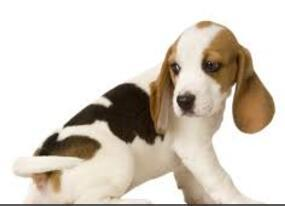
%> input picture image_compess/start.jpg, 285 x 206 px
$ octave wave_compress.m   (GNU Octave 9; MATLAB toolbox functions it lacks are replaced by stand-ins)
%> lines starting %> are read from the running program, lines starting %| are printed output that depends on the picture
img_src = imread('start.jpg')
%> img_src is the input picture: size 206x285x3 uint8; mean R, G, B 214.7, 206.7, 196.4
L=img_src;
L=double(L);
Xrgb=0.2990*L(:,:,1)+0.5870*L(:,:,2)+0.1140*L(:,:,3);
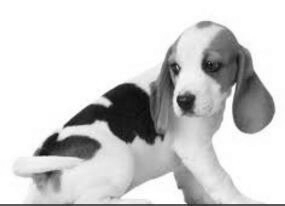
%> Xrgb: size 206x285 double; min 10.37, max 255, mean 207.9
NbColors=255;
X=wcodemat(Xrgb,NbColors);
map1=gray(NbColors);
subplot(221)
image(X);
colormap(map1);
title('原图像的灰度图');
axis square;
disp('灰度图像X的大小');
whos('X')
[c,s]=wavedec2(X,2,'bior3.7');
%> s = [62 82; 62 82; 110 150; 206 285]
ca1=appcoef2(c,s,'bior3.7',1);
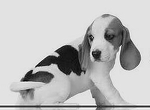
%> ca1: size 110x150 double; min -30.74, max 577.2, mean 418.2; drawn with min black and max white
ch1=detcoef2('h',c,s,1);%水平方向
cv1=detcoef2('v',c,s,1);%垂直方向
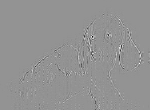
%> cv1: size 110x150 double; min -55.42, max 40.69, mean 0; drawn with min black and max white
cd1=detcoef2('d',c,s,1);%斜线方向
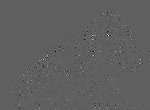
%> cd1: size 110x150 double; min -8.53, max 14.16, mean 0.00148; drawn with min black and max white
a1=wrcoef2('a',c,s,'bior3.7',1);
h1=wrcoef2('h',c,s,'bior3.7',1);
v1=wrcoef2('v',c,s,'bior3.7',1);
d1=wrcoef2('d',c,s,'bior3.7',1);%各频率成分重构
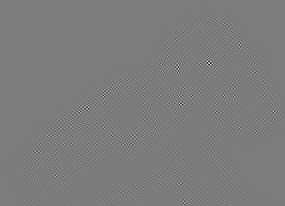
%> d1: size 206x285 double; min -14.34, max 15.09, mean 5.86e-20; drawn with min black and max white
c1=[a1,h1;v1,d1];
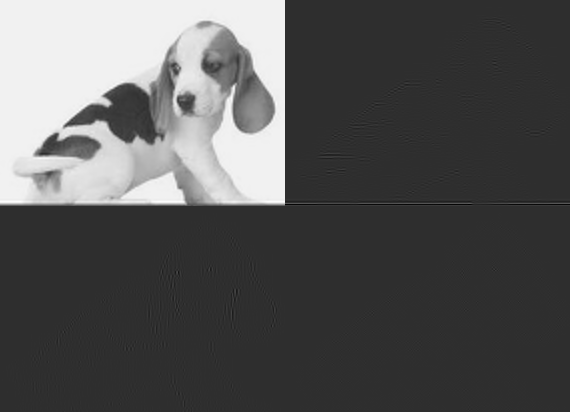
%> c1: size 412x570 double; min -61.35, max 272.7, mean 51.5; drawn with min black and max white
subplot(222)
image(c1);
colormap(gray);
axis square;
title('分解后低频和高频信息');
ca1=appcoef2(c,s,'bior3.7',1);
ca1=wcodemat(ca1,440,'mat',0);
ca1=0.5*ca1;
disp('第一次压缩后图像的大小为：');
subplot(223)
image(ca1);
colormap(gray);
%colormap(map);
axis square;
title('第一次压缩图像');
whos('ca1')
ca2=appcoef2(c,s,'bior3.7',2);
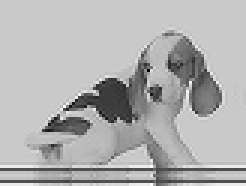
%> ca2: size 62x82 double (shown 3 times larger); min -355, max 1384.8, mean 854.6; drawn with min black and max white
ca2=0.25*ca2;
subplot(224)
image(ca2);
colormap(gray);
%colormap(map);
axis square;
title('第二次压缩图像');
disp('第二次压缩后图像大小为：');
whos('ca2')
